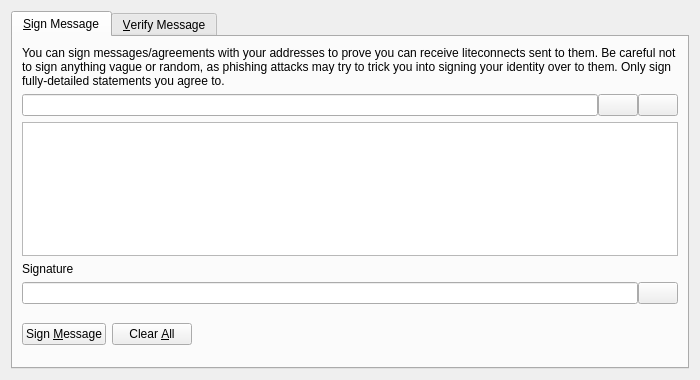
<?xml version="1.0" encoding="UTF-8"?>
<ui version="4.0">
 <class>SignVerifyMessageDialog</class>
 <widget class="QDialog" name="SignVerifyMessageDialog">
  <property name="geometry">
   <rect>
    <x>0</x>
    <y>0</y>
    <width>700</width>
    <height>380</height>
   </rect>
  </property>
  <property name="windowTitle">
   <string>Signatures - Sign / Verify a Message</string>
  </property>
  <property name="modal">
   <bool>true</bool>
  </property>
  <layout class="QVBoxLayout" name="verticalLayout">
   <item>
    <widget class="QTabWidget" name="tabWidget">
     <property name="currentIndex">
      <number>0</number>
     </property>
     <widget class="QWidget" name="tabSignMessage">
      <attribute name="title">
       <string>&amp;Sign Message</string>
      </attribute>
      <layout class="QVBoxLayout" name="verticalLayout_SM">
       <item>
        <widget class="QLabel" name="infoLabel_SM">
         <property name="text">
          <string>You can sign messages/agreements with your addresses to prove you can receive liteconnects sent to them. Be careful not to sign anything vague or random, as phishing attacks may try to trick you into signing your identity over to them. Only sign fully-detailed statements you agree to.</string>
         </property>
         <property name="textFormat">
          <enum>Qt::PlainText</enum>
         </property>
         <property name="wordWrap">
          <bool>true</bool>
         </property>
        </widget>
       </item>
       <item>
        <layout class="QHBoxLayout" name="horizontalLayout_1_SM">
         <property name="spacing">
          <number>0</number>
         </property>
         <item>
          <widget class="QValidatedLineEdit" name="addressIn_SM">
           <property name="toolTip">
            <string>The Liteconnect address to sign the message with</string>
           </property>
          </widget>
         </item>
         <item>
          <widget class="QPushButton" name="addressBookButton_SM">
           <property name="toolTip">
            <string>Choose previously used address</string>
           </property>
           <property name="text">
            <string/>
           </property>
           <property name="icon">
            <iconset resource="../bitcoin.qrc">
             <normaloff>:/icons/address-book</normaloff>:/icons/address-book</iconset>
           </property>
           <property name="shortcut">
            <string>Alt+A</string>
           </property>
           <property name="autoDefault">
            <bool>false</bool>
           </property>
          </widget>
         </item>
         <item>
          <widget class="QPushButton" name="pasteButton_SM">
           <property name="toolTip">
            <string>Paste address from clipboard</string>
           </property>
           <property name="text">
            <string/>
           </property>
           <property name="icon">
            <iconset resource="../bitcoin.qrc">
             <normaloff>:/icons/editpaste</normaloff>:/icons/editpaste</iconset>
           </property>
           <property name="shortcut">
            <string>Alt+P</string>
           </property>
           <property name="autoDefault">
            <bool>false</bool>
           </property>
          </widget>
         </item>
        </layout>
       </item>
       <item>
        <widget class="QPlainTextEdit" name="messageIn_SM">
         <property name="toolTip">
          <string>Enter the message you want to sign here</string>
         </property>
        </widget>
       </item>
       <item>
        <widget class="QLabel" name="signatureLabel_SM">
         <property name="text">
          <string>Signature</string>
         </property>
         <property name="textFormat">
          <enum>Qt::PlainText</enum>
         </property>
        </widget>
       </item>
       <item>
        <layout class="QHBoxLayout" name="horizontalLayout_2_SM">
         <property name="spacing">
          <number>0</number>
         </property>
         <item>
          <widget class="QLineEdit" name="signatureOut_SM">
           <property name="font">
            <font>
             <italic>true</italic>
            </font>
           </property>
           <property name="readOnly">
            <bool>true</bool>
           </property>
          </widget>
         </item>
         <item>
          <widget class="QPushButton" name="copySignatureButton_SM">
           <property name="toolTip">
            <string>Copy the current signature to the system clipboard</string>
           </property>
           <property name="text">
            <string/>
           </property>
           <property name="icon">
            <iconset resource="../bitcoin.qrc">
             <normaloff>:/icons/editcopy</normaloff>:/icons/editcopy</iconset>
           </property>
           <property name="autoDefault">
            <bool>false</bool>
           </property>
          </widget>
         </item>
        </layout>
       </item>
       <item>
        <layout class="QHBoxLayout" name="horizontalLayout_3_SM">
         <item>
          <widget class="QPushButton" name="signMessageButton_SM">
           <property name="toolTip">
            <string>Sign the message to prove you own this Liteconnect address</string>
           </property>
           <property name="text">
            <string>Sign &amp;Message</string>
           </property>
           <property name="icon">
            <iconset resource="../bitcoin.qrc">
             <normaloff>:/icons/edit</normaloff>:/icons/edit</iconset>
           </property>
           <property name="autoDefault">
            <bool>false</bool>
           </property>
          </widget>
         </item>
         <item>
          <widget class="QPushButton" name="clearButton_SM">
           <property name="toolTip">
            <string>Reset all sign message fields</string>
           </property>
           <property name="text">
            <string>Clear &amp;All</string>
           </property>
           <property name="icon">
            <iconset resource="../bitcoin.qrc">
             <normaloff>:/icons/remove</normaloff>:/icons/remove</iconset>
           </property>
           <property name="autoDefault">
            <bool>false</bool>
           </property>
          </widget>
         </item>
         <item>
          <spacer name="horizontalSpacer_1_SM">
           <property name="orientation">
            <enum>Qt::Horizontal</enum>
           </property>
           <property name="sizeHint" stdset="0">
            <size>
             <width>40</width>
             <height>48</height>
            </size>
           </property>
          </spacer>
         </item>
         <item>
          <widget class="QLabel" name="statusLabel_SM">
           <property name="font">
            <font>
             <weight>75</weight>
             <bold>true</bold>
            </font>
           </property>
           <property name="text">
            <string/>
           </property>
           <property name="wordWrap">
            <bool>true</bool>
           </property>
          </widget>
         </item>
         <item>
          <spacer name="horizontalSpacer_2_SM">
           <property name="orientation">
            <enum>Qt::Horizontal</enum>
           </property>
           <property name="sizeHint" stdset="0">
            <size>
             <width>40</width>
             <height>48</height>
            </size>
           </property>
          </spacer>
         </item>
        </layout>
       </item>
      </layout>
     </widget>
     <widget class="QWidget" name="tabVerifyMessage">
      <attribute name="title">
       <string>&amp;Verify Message</string>
      </attribute>
      <layout class="QVBoxLayout" name="verticalLayout_VM">
       <item>
        <widget class="QLabel" name="infoLabel_VM">
         <property name="text">
          <string>Enter the receiver's address, message (ensure you copy line breaks, spaces, tabs, etc. exactly) and signature below to verify the message. Be careful not to read more into the signature than what is in the signed message itself, to avoid being tricked by a man-in-the-middle attack. Note that this only proves the signing party receives with the address, it cannot prove sendership of any transaction!</string>
         </property>
         <property name="textFormat">
          <enum>Qt::PlainText</enum>
         </property>
         <property name="alignment">
          <set>Qt::AlignLeading|Qt::AlignLeft|Qt::AlignTop</set>
         </property>
         <property name="wordWrap">
          <bool>true</bool>
         </property>
        </widget>
       </item>
       <item>
        <layout class="QHBoxLayout" name="horizontalLayout_1_VM">
         <property name="spacing">
          <number>0</number>
         </property>
         <item>
          <widget class="QValidatedLineEdit" name="addressIn_VM">
           <property name="toolTip">
            <string>The Liteconnect address the message was signed with</string>
           </property>
          </widget>
         </item>
         <item>
          <widget class="QPushButton" name="addressBookButton_VM">
           <property name="toolTip">
            <string>Choose previously used address</string>
           </property>
           <property name="text">
            <string/>
           </property>
           <property name="icon">
            <iconset resource="../bitcoin.qrc">
             <normaloff>:/icons/address-book</normaloff>:/icons/address-book</iconset>
           </property>
           <property name="shortcut">
            <string>Alt+A</string>
           </property>
           <property name="autoDefault">
            <bool>false</bool>
           </property>
          </widget>
         </item>
        </layout>
       </item>
       <item>
        <widget class="QPlainTextEdit" name="messageIn_VM"/>
       </item>
       <item>
        <widget class="QValidatedLineEdit" name="signatureIn_VM"/>
       </item>
       <item>
        <layout class="QHBoxLayout" name="horizontalLayout_2_VM">
         <item>
          <widget class="QPushButton" name="verifyMessageButton_VM">
           <property name="toolTip">
            <string>Verify the message to ensure it was signed with the specified Liteconnect address</string>
           </property>
           <property name="text">
            <string>Verify &amp;Message</string>
           </property>
           <property name="icon">
            <iconset resource="../bitcoin.qrc">
             <normaloff>:/icons/transaction_0</normaloff>:/icons/transaction_0</iconset>
           </property>
           <property name="autoDefault">
            <bool>false</bool>
           </property>
          </widget>
         </item>
         <item>
          <widget class="QPushButton" name="clearButton_VM">
           <property name="toolTip">
            <string>Reset all verify message fields</string>
           </property>
           <property name="text">
            <string>Clear &amp;All</string>
           </property>
           <property name="icon">
            <iconset resource="../bitcoin.qrc">
             <normaloff>:/icons/remove</normaloff>:/icons/remove</iconset>
           </property>
           <property name="autoDefault">
            <bool>false</bool>
           </property>
          </widget>
         </item>
         <item>
          <spacer name="horizontalSpacer_1_VM">
           <property name="orientation">
            <enum>Qt::Horizontal</enum>
           </property>
           <property name="sizeHint" stdset="0">
            <size>
             <width>40</width>
             <height>48</height>
            </size>
           </property>
          </spacer>
         </item>
         <item>
          <widget class="QLabel" name="statusLabel_VM">
           <property name="font">
            <font>
             <weight>75</weight>
             <bold>true</bold>
            </font>
           </property>
           <property name="text">
            <string/>
           </property>
           <property name="wordWrap">
            <bool>true</bool>
           </property>
          </widget>
         </item>
         <item>
          <spacer name="horizontalSpacer_2_VM">
           <property name="orientation">
            <enum>Qt::Horizontal</enum>
           </property>
           <property name="sizeHint" stdset="0">
            <size>
             <width>40</width>
             <height>48</height>
            </size>
           </property>
          </spacer>
         </item>
        </layout>
       </item>
      </layout>
     </widget>
    </widget>
   </item>
  </layout>
 </widget>
 <customwidgets>
  <customwidget>
   <class>QValidatedLineEdit</class>
   <extends>QLineEdit</extends>
   <header>qvalidatedlineedit.h</header>
  </customwidget>
 </customwidgets>
 <resources>
  <include location="../bitcoin.qrc"/>
 </resources>
 <connections/>
</ui>
